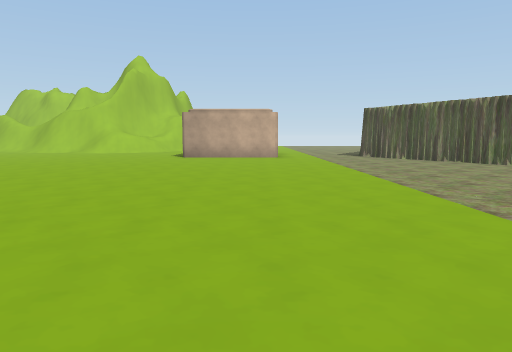
View 1 (above)

24 first-person views from a walk through a Unity game level. The camera is 1.3 m above the floor, tilts 6° down and sees 70° across. The floor is counted in squares, 2 m on a side. Each view is taken from the middle of a square. On the plan, view 1 faces up. The plan holds only what a view shows up to about 11 squares ahead; the rest is blank. The place goes on beyond the plan. Some surface patterns are stand-ins.

View 2
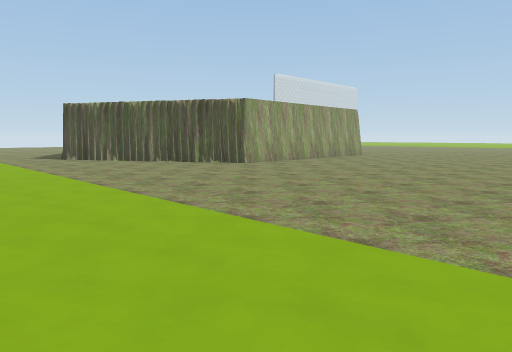

View 3
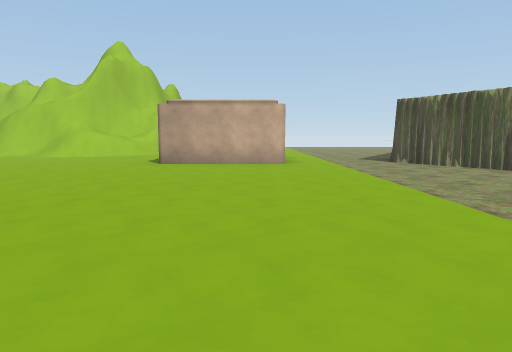

View 4
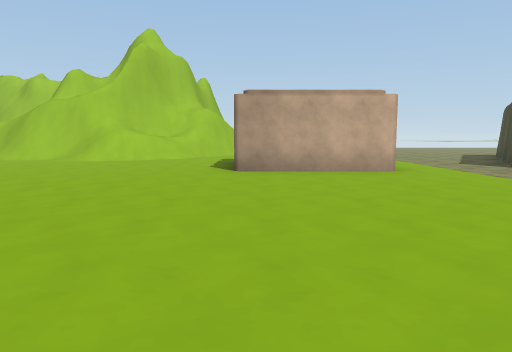

View 5
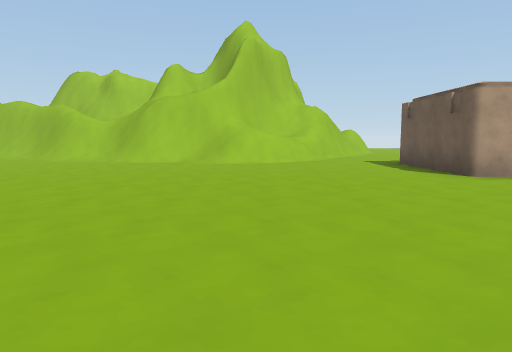

View 6
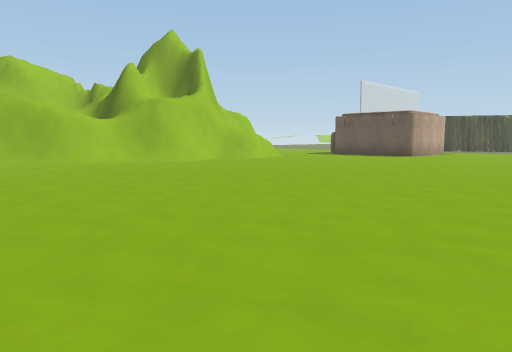

View 7
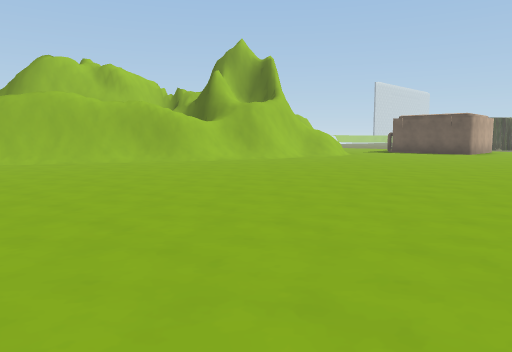

View 8
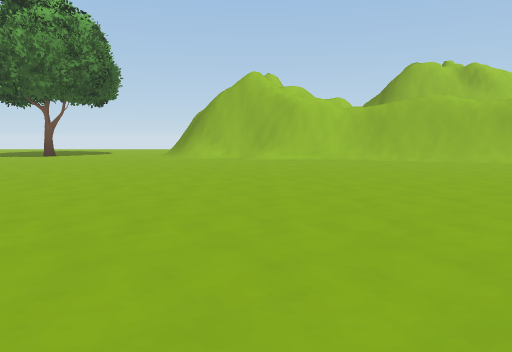

View 9
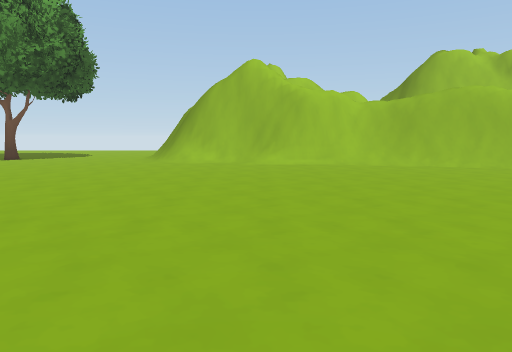

View 10
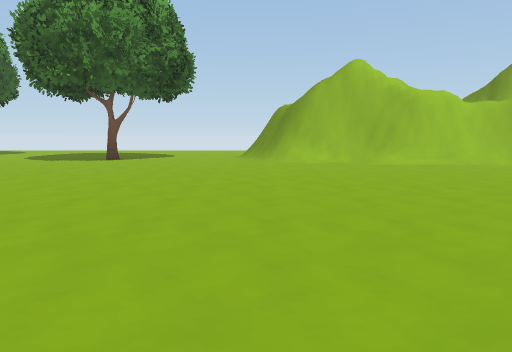

View 11
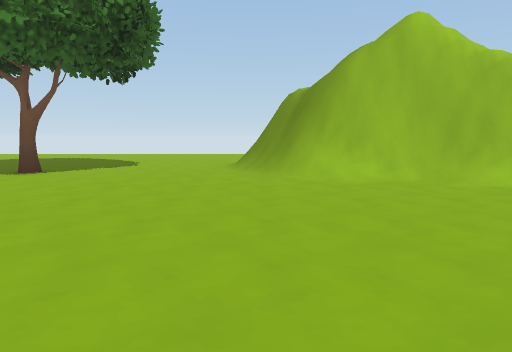

View 12
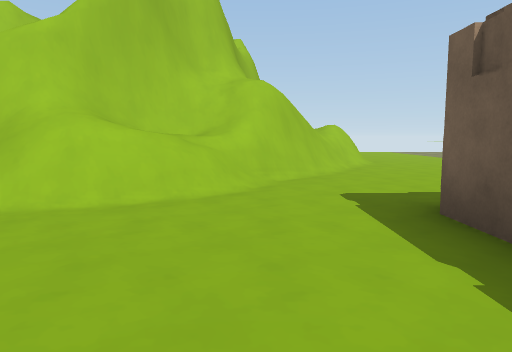

View 13
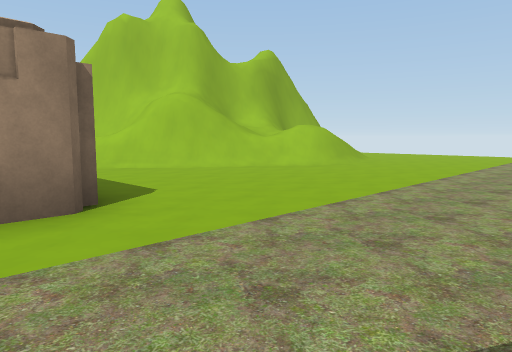

View 14
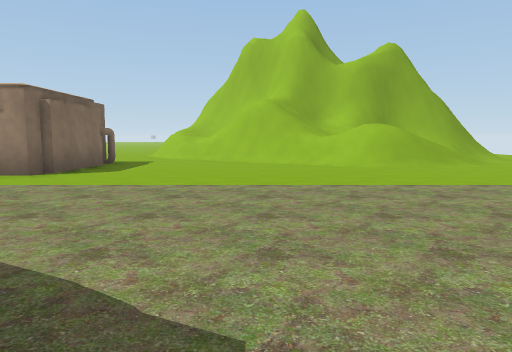

View 15
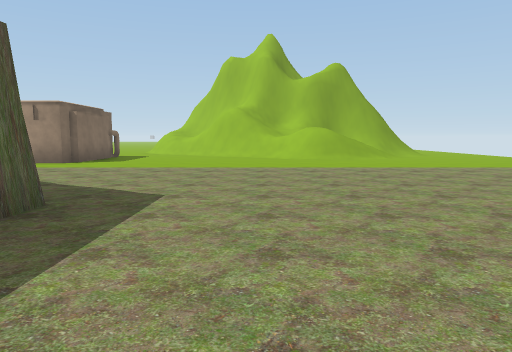

View 16
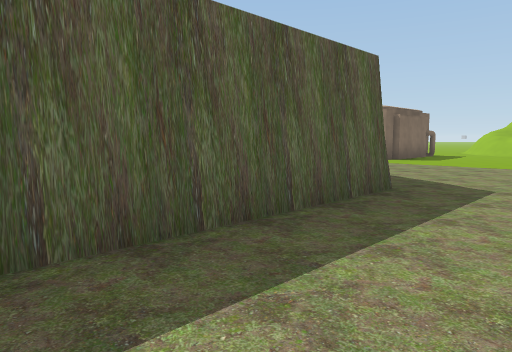

View 17
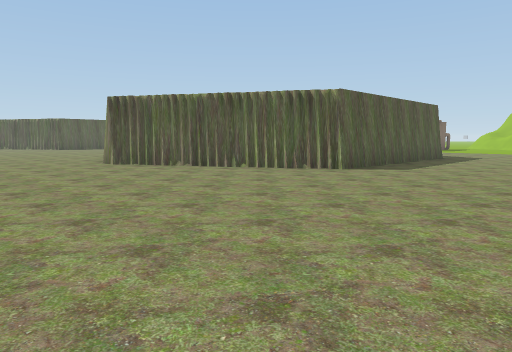

View 18
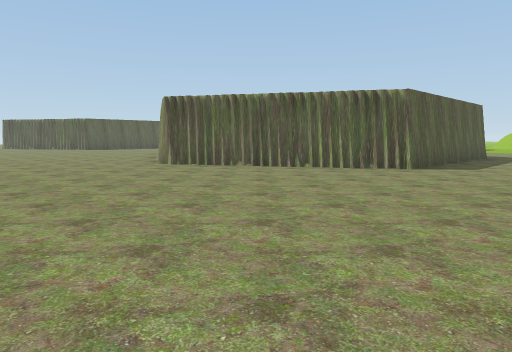

View 19
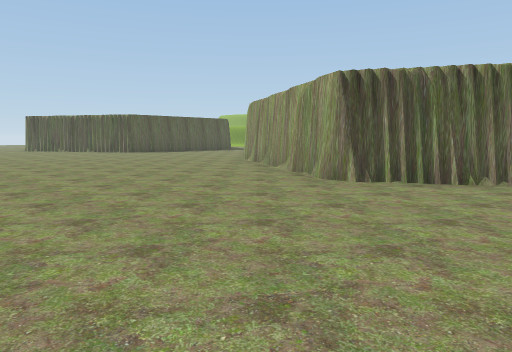

View 20
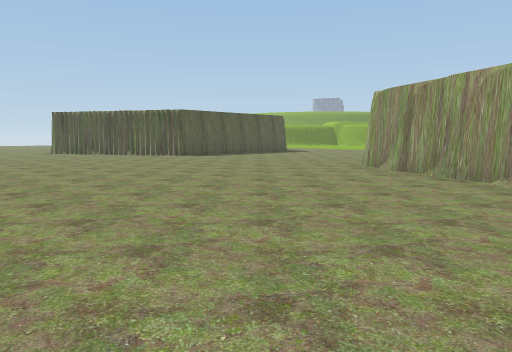

View 21
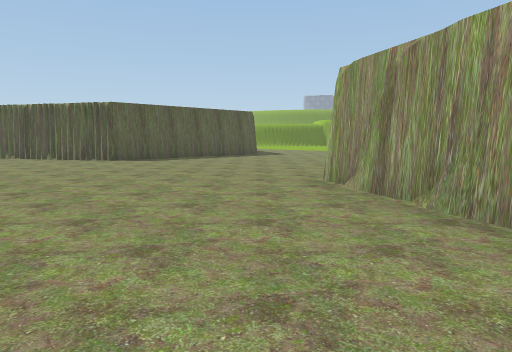

View 22
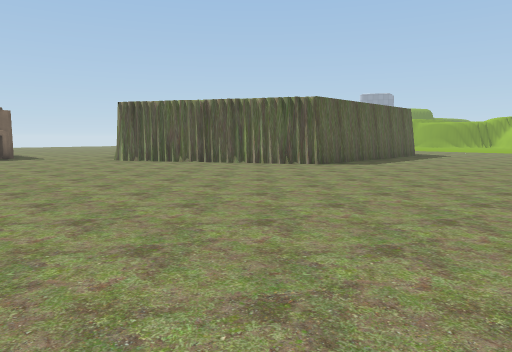

View 23
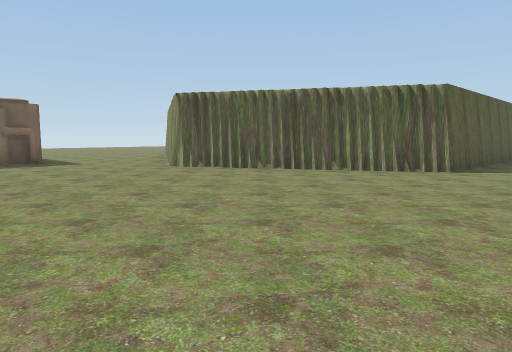

View 24
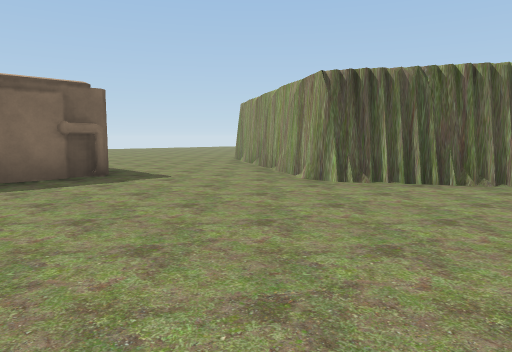

### Floor plan
Key: @ floor where view 1 was taken; # wall or solid block; . floor; / step, stairs or slope; = window, fence, low wall or low ledge; O other object.
Columns run from 25 left of view 1 to 20 right of it. Each row starts with its distance up from view 1.
 23 ..                    #//.......
 22 ..##                  #//.........       ....
 21 ../##                 #=/.......... ..........
 20 ...#####             ##/......................
 19 ......######        ###.......................
 18 ........../###    ####/.........######........
 17 .............######=#/.........      ##......
 16 ..............//###==..........#      #.......
 15 .......................O##....##      ##......
 14 .......................## ....#        #......
 13 .......................#  ...##        ##.....
 12 .......................###...##        #......
 11  .............................#       ##......
 10   ............................##      #.......
  9     ...........................##    ##.......
  8      . .........................###  #.......
  7           ....    ...........................
  6                    . .........................
  5                      .........................
  4                       ........................
  3                        .......................
  2                        .......................
  1                         .....     ............
  0                          @      #######.......
 -1                                       #.......
 -2                                       ##......
 -3                                        #......
 -4                                        ##.....
 -5                                        ##....
 -6                                        #.....
 -7                                       ##...O#
 -8                                      ##....
 -9                                      #.....
-10                                       ....
-11                                        ...

Positions as (right, up) in squares from view 1, and headings:
1: (0, 0), facing up
2: (0, 1), facing up-right
3: (0, 3), facing up
4: (-2, 5), facing up
5: (-6, 6), facing up
6: (-15, 7), facing up-right
7: (-18, 8), facing up-right
8: (-20, 8), facing up
9: (-20, 10), facing up
10: (-23, 10), facing up
11: (-23, 14), facing up
12: (-4, 12), facing up
13: (4, 14), facing up-left
14: (7, 19), facing left
15: (10, 20), facing left
16: (11, 20), facing down-left
17: (19, 22), facing down-left
18: (20, 21), facing down-left
19: (20, 16), facing down-left
20: (20, 12), facing down-left
21: (17, 11), facing down-left
22: (20, 6), facing down-left
23: (20, 3), facing down-left
24: (20, -1), facing down-left
